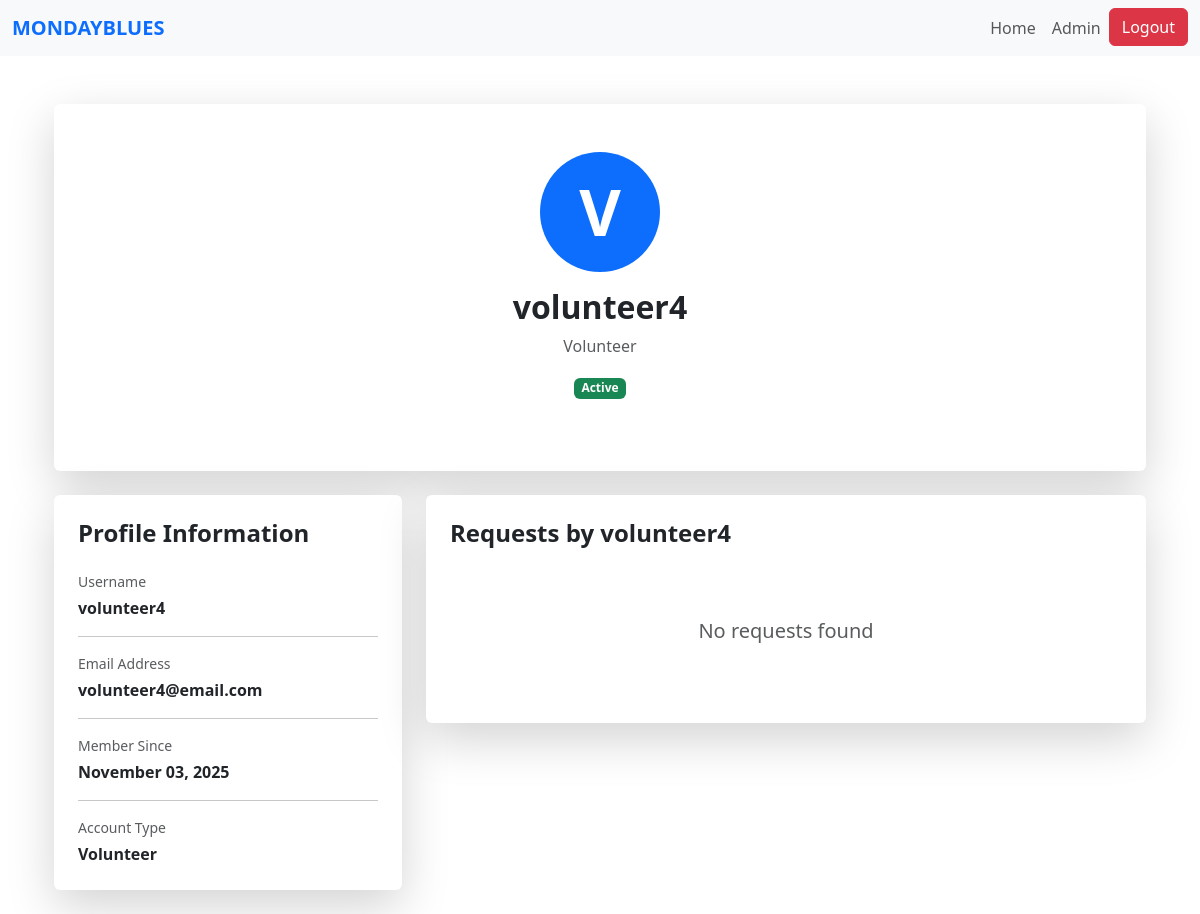
Before: /profile/5 (signed in) with the older database file.
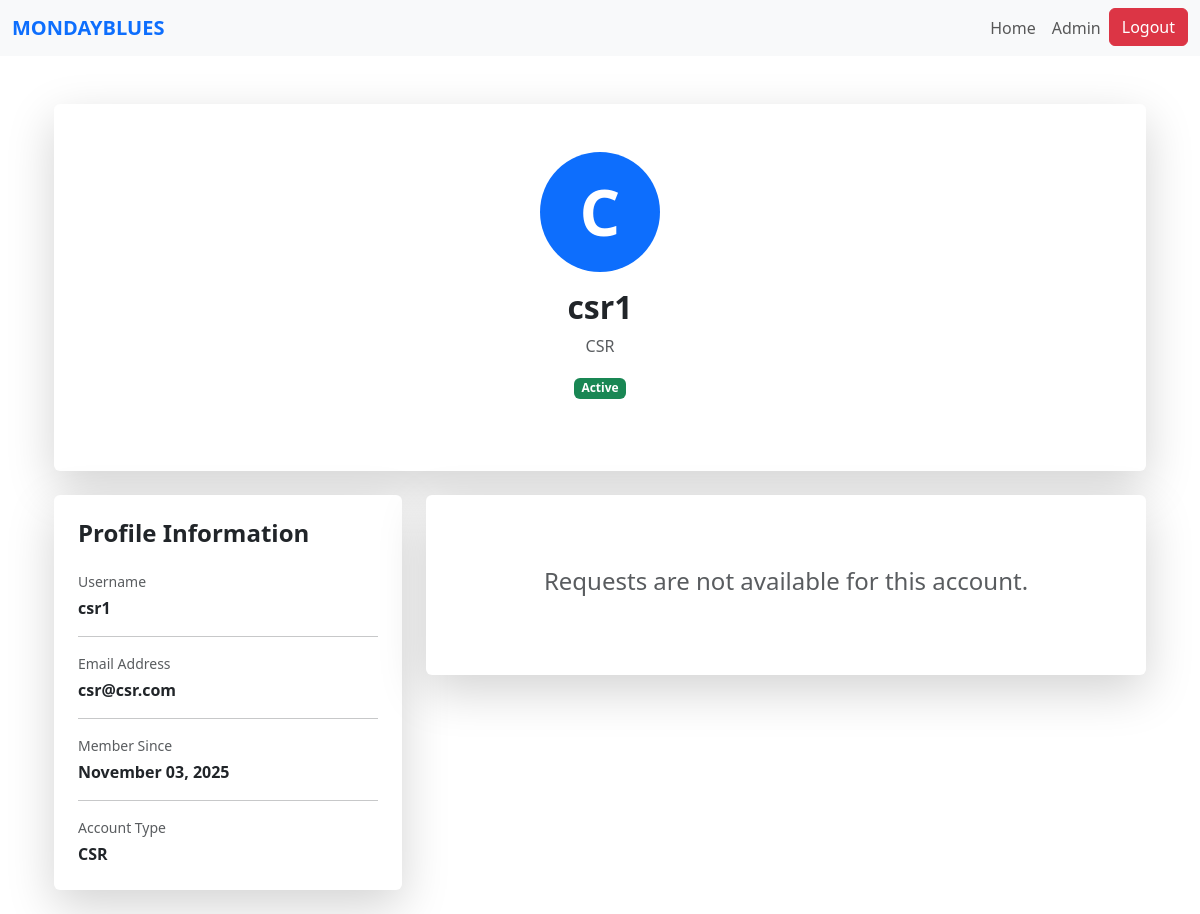
After: the same page with the newer database file.
### website/models.py (models this page shows)
class User(db.Model, UserMixin):
    id = db.Column(db.Integer, primary_key=True)
    name = db.Column(db.String(150))
    email = db.Column(db.String(150), unique=True)
    password = db.Column(db.String(150))
    date_created = db.Column(db.DateTime(timezone=True), default=func.now())
    role = db.Column(db.String(50), default='PIN')
    status = db.Column(db.String(20), default='Pending')  # Pending, Approved, Suspended
    """    total_rating = db.Column(db.Float, default=0)
    num_ratings = db.Column(db.Integer, default=0)

    def update_rating(self, new_rating: float):
        #Update overall CSR rating with a new rating value.
        if self.num_ratings == 0:
            self.total_rating = new_rating
        else:
            self.total_rating = ((self.total_rating * self.num_ratings) + new_rating) / (self.num_ratings + 1)
        self.num_ratings += 1"""

### website/views.py (the view)
@views.route('/profile/<int:user_id>')
@login_required
def profile(user_id):
    user = User.query.get_or_404(user_id)
    is_owner = (current_user.id == user.id)
    return render_template('profile.html', user=user, is_owner=is_owner)

### website/templates/profile.html (shortened to what this page needs)
{% extends "base.html" %}
{% block content %}
<div class="container mt-5">
    <div class="row justify-content-center">
        <div class="col-md-10 col-lg-12">
            <div class="card shadow-lg border-0 mb-4">
                <div class="card-body p-5">
                    <div class="text-center mb-4">
                        <div class="bg-primary rounded-circle d-inline-flex align-items-center justify-content-center mb-3" style="width: 120px; height: 120px;">
                            <span class="text-white display-3 fw-bold">{{ user.name[0].upper() }}</span>
                        </div>
                        <h2 class="fw-bold mb-2">{{ user.name }}</h2>
                        <p class="text-muted">{{ user.role }}</p>
                        <span class="badge
                            {% if user.status == 'Active' %} bg-success
                            {% elif user.status == 'Pending' %} bg-warning text-dark
                            {% elif user.status == 'Suspended' %} bg-danger
                            {% else %} bg-secondary {% endif %}">
                            {{ user.status }}
                        </span>
                    </div>
                </div>
            </div>
            <div class="row">
                <div class="col-lg-4">
                    <div class="card shadow-lg border-0 mb-4">
                        <div class="card-body p-4">
                            <h4 class="fw-bold mb-4">Profile Information</h4>
                            <div class="mb-3">
                                <p class="text-muted mb-1 small">Username</p>
                                <p class="fw-semibold mb-0">{{ user.name }}</p>
                            </div>
                            <hr>
                            <div class="mb-3">
                                <p class="text-muted mb-1 small">Email Address</p>
                                <p class="fw-semibold mb-0">{{ user.email }}</p>
                            </div>
                            <hr>
                            <div class="mb-3">
                                <p class="text-muted mb-1 small">Member Since</p>
                                <p class="fw-semibold mb-0">{{ user.date_created.strftime('%B %d, %Y') }}</p>
                            </div>
                            <hr>
                            <div>
                                <p class="text-muted mb-1 small">Account Type</p>
                                <p class="fw-semibold mb-0">{{ user.role }}</p>
                            </div>
                        </div>
                    </div>
                </div>
                <div class="col-lg-8">
                    <div class="card shadow-lg border-0">
                        <div class="card-body p-4">
                            {% if user.role == "CSR" or user.role == "Platform Manager" %}
                                <div class="text-center py-5">
                                    <h4 class="text-muted">Requests are not available for this account.</h4>
                                </div>
                            {% else %}
                                {% if current_user.id == user.id %}
                                    <div class="d-flex justify-content-between align-items-center mb-4">
                                        <h4 class="fw-bold mb-0">My Requests</h4>
                                        <button class="btn btn-primary" onclick="location.href='/create-request'">+ New Request</button>
                                    </div>
                                {% else %}
                                    <h4 class="fw-bold mb-4">Requests by {{ user.name }}</h4>
                                {% endif %}
                                {% if requests %}
                                    {% for request in requests %}
                                        <div class="card mb-3 border">
                                            <div class="card-body">
                                                <div class="d-flex justify-content-between align-items-start mb-2">
                                                    <h5 class="fw-bold mb-1">{{ request.title }}</h5>
                                                    {% if request.status == 'pending' %}
                                                        <span class="badge bg-warning text-dark">Pending</span>
                                                    {% elif request.status == 'accepted' %}
                                                        <span class="badge bg-info">Accepted</span>
                                                    {% elif request.status == 'completed' %}
                                                        <span class="badge bg-success">Completed</span>
                                                    {% endif %}
                                                </div>
                                                <p class="text-muted mb-3">
                                                    {{ request.description[:100] }}{% if request.description|length > 100 %}...{% endif %}
                                                </p>
                                                <div class="row text-muted small mb-3">
                                                    <div class="col-md-6">
                                                        <i class="bi bi-calendar"></i> Created: {{ request.date_created.strftime('%b %d, %Y') }}
                                                    </div>
                                                    <div class="col-md-6">
                                                        <i class="bi bi-eye"></i> Views: {{ request.view_count }}
                                                    </div>
                                                </div>
                                                {% if current_user.id == user.id %}
                                                    <div class="d-flex gap-2">
                                                        <button class="btn btn-sm btn-outline-primary" onclick="location.href='/request/{{ request.id }}'">View</button>
                                                        <button class="btn btn-sm btn-outline-secondary" onclick="location.href='/request/{{ request.id }}/edit'">Edit</button>
                                                        <button class="btn btn-sm btn-outline-danger" onclick="if(confirm('Are you sure you want to delete this request?')) location.href='/request/{{ request.id }}/delete'">Delete</button>
                                                    </div>
                                                {% else %}
                                                    <button class="btn btn-sm btn-outline-primary" onclick="location.href='/request/{{ request.id }}'">View</button>
                                                {% endif %}
                                            </div>
                                        </div>
                                    {% endfor %}
                                {% else %}
                                    <div class="text-center py-5">
                                        <h5 class="text-muted">No requests found</h5>
                                    </div>
                                {% endif %}
                            {% endif %}
                        </div>
                    </div>
                </div>
            </div>
        </div>
    </div>
</div>
{% endblock %}

### website/templates/base.html (shortened to what this page needs)
<!DOCTYPE html>
<html lang="en">
<head>
  <link
    href="https://cdn.jsdelivr.net/npm/bootstrap@5.3.3/dist/css/bootstrap.min.css"
    rel="stylesheet"
  />
</head>
<body>
  <nav class="navbar navbar-expand-lg navbar-light bg-light">
    <div class="container-fluid">
      <a class="navbar-brand text-uppercase fw-semibold text-primary" href="/">MondayBlues</a>
      <div class="collapse navbar-collapse" id="navbarNav">
        <ul class="navbar-nav ms-auto">
          {% if current_user.is_authenticated %}
            <li class="nav-item">
              <a class="nav-link" href="/">Home</a>
            </li>
            {% if current_user.role == 'PIN' %}
              <li class="nav-item">
                <a class="nav-link" href="{{ url_for('pin.pin_profile') }}">Profile</a>
              </li>
            {% elif current_user.role == 'Volunteer' %}
              <li class="nav-item">
                <a class="nav-link" href="{{ url_for('volunteer.volunteer_dashboard') }}">Dashboard</a>
              </li>
            {% elif current_user.role == 'Admin' %}
              <li class="nav-item">
                <a class="nav-link" href="/admin">Admin</a>
              </li>
            {% else %}
              <li class="nav-item">
                <a class="nav-link" href="#">Profile</a>
              </li>
            {% endif %}
            <li class="nav-item">
              <a class="btn btn-danger" type="button" href="/logout">Logout</a>
            </li>
          {% endif %}
        </ul>
      </div>
    </div>
  </nav>
  <div class="container mt-4">
    {% block content %}
    {% endblock %}
  </div>
</body>
</html>

Changed rows visible on the page:
changed User "Active": name "V" → "C"; name "volunteer4" → "csr1"; role "Volunteer" → "CSR"; email "volunteer4@email.com" → "csr@csr.com"; name "volunteer4" → (not shown)
Other visible differences:
text no longer shown: "Requests by No requests found"
text now shown: "Requests are not available for this account."
